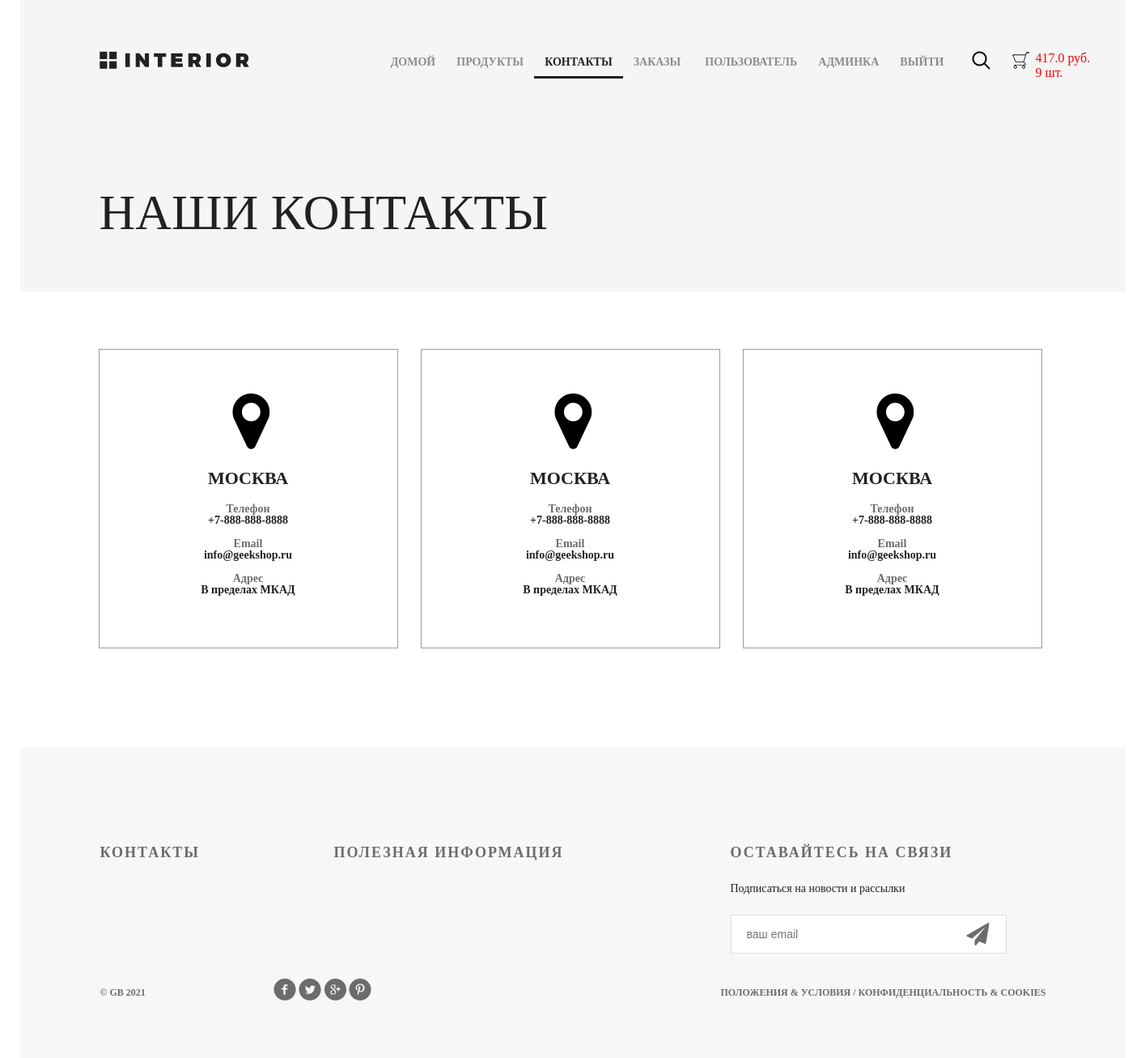
/contact/ (signed in), run on the app's committed database.
### authapp/models.py (models this page shows, shortened)
class ShopUser(AbstractUser):
    avatar = models.ImageField(upload_to='users_avatars', blank=True, verbose_name='аватар')
    avatar_url = models.CharField(max_length=128, blank=True, null=True)
    age = models.PositiveIntegerField(verbose_name='возраст', default=18)
    activate_key = models.CharField(max_length=128, blank=True, null=True, verbose_name='Ключ активации')
    activate_key_expired = models.DateTimeField(blank=True, null=True)

### basketapp/models.py (models this page shows, shortened)
class Basket(models.Model):
    user = models.ForeignKey(settings.AUTH_USER_MODEL, on_delete=models.CASCADE, related_name='basket')
    product = models.ForeignKey(Product, on_delete=models.CASCADE)
    quantity = models.PositiveSmallIntegerField(default=0)
    created_at = models.DateTimeField(auto_now_add=True)
    @property
    def product_cost(self):
        return self.quantity * self.product.price
    @property
    def total_quantity(self):
        _items = Basket.objects.filter(user=self.user)
        return sum(list(map(lambda x: x.quantity, _items)))
    @property
    def total_cost(self):
        _items = Basket.objects.filter(user=self.user)
        return sum(list(map(lambda x: x.product_cost, _items)))

### mainapp/models.py (models this page shows, shortened)
class Product(models.Model):
    category = models.ForeignKey(ProductCategory, on_delete=models.CASCADE, verbose_name='категория')
    name = models.CharField(max_length=128, verbose_name='название')
    image = models.ImageField(upload_to='products', blank=True, verbose_name='картинка')
    short_desc = models.CharField(max_length=255, blank=True, verbose_name='краткое описание')
    description = models.TextField(blank=True, verbose_name='описание')
    price = models.DecimalField(max_digits=10, decimal_places=2, default=0, verbose_name='цена')
    quantity = models.PositiveIntegerField(default=0, verbose_name='количество на складе')
    is_active = models.BooleanField(default=True)

### mainapp/views.py (the view)
# urls.py: path('contact/', mainapp.contact, name='contact'),
def contact(request):
    context = {
        'title': 'Контакты'
    }
    return render(request, 'mainapp/contact.html', context)

### mainapp/context_processors.py (called while the page is built)
def basket(request):
    basket_items = []
    if request.user.is_authenticated:
        basket_items = Basket.objects.filter(user=request.user)
    return {
        'basket': basket_items
    }

### mainapp/templates/mainapp/contact.html
{% extends 'mainapp/base.html' %}
{% load static %}
	{% block menu %}
		<div class="hero">
			<div class="header clearfix">
				{% include 'mainapp/includs/inc_main_menu.html' %}
			</div>
			<h1>наши контакты</h1>
		</div>
	{% endblock %}
	{% block content %}
		<div class="location">
			<div class="location-1">
				<i class="fa fa-map-marker fa-5x"></i>
				<h4>Москва</h4>
				<div class="contacts">
					<h5>Телефон</h5>
					<p>+7-888-888-8888</p>
				</div>
				<div class="contacts">
					<h5>Email</h5>
					<p>info@geekshop.ru</p>
				</div>
				<div class="contacts">
					<h5>Адрес</h5>
					<p>В пределах МКАД</p>
				</div>
			</div>
			<div class="location-1">
				<i class="fa fa-map-marker fa-5x"></i>
				<h4>Москва</h4>
				<div class="contacts">
					<h5>Телефон</h5>
					<p>+7-888-888-8888</p>
				</div>
				<div class="contacts">
					<h5>Email</h5>
					<p>info@geekshop.ru</p>
				</div>
				<div class="contacts">
					<h5>Адрес</h5>
					<p>В пределах МКАД</p>
				</div>
			</div>
			<div class="location-1">
				<i class="fa fa-map-marker fa-5x"></i>
				<h4>Москва</h4>
				<div class="contacts">
					<h5>Телефон</h5>
					<p>+7-888-888-8888</p>
				</div>
				<div class="contacts">
					<h5>Email</h5>
					<p>info@geekshop.ru</p>
				</div>
				<div class="contacts">
					<h5>Адрес</h5>
					<p>В пределах МКАД</p>
				</div>
			</div>
		</div>
	{% endblock %}

### mainapp/templates/mainapp/includs/inc_main_menu.html (shortened to what this page needs)
<a href="{% url 'index' %}" class="logo"></a>
<ul class="menu">
    <li><a href="{% url 'index' %}"
        >домой</a></li>
    <li><a href="{% url 'products:products' %}"
        >продукты</a></li>
    <li><a href="{% url 'contact' %}"
                {% if request.resolver_match.url_name == 'contact' %}class='active'{% endif %}
        >контакты</a></li>
    <li>
        {% if user.is_authenticated %}
            <a href="{% url 'order:list' %}">Заказы</a>
            <a href="{% url 'auth:edit' %}">{{ user.first_name|default:'пользователь' }}</a>
                {% if user.is_superuser %}
                    <li><a href="{% url 'adminapp:user_list' %}">админка</a></li>
                {% endif %}
            <a href="{% url 'auth:logout' %}">выйти</a>
        {% else %}
            <a href="{% url 'auth:register' %}">регистрация</a>
            <a href="{% url 'auth:login' %}">войти</a>
        {% endif %}
    </li>
</ul>
<a href="#" class="search"></a>
<a href="{% url 'basket:basket' %}" class="basket">
    <span style="color:red;">
        {% if user.is_authenticated %}
            {% if basket %}
                {{ basket.0.total_cost|floatformat:1 }} руб. <br>
                {{ basket.0.total_quantity }} шт.
            {% endif %}
        {% endif %}
    </span>
</a>

### static/css/style.css (style rules this page uses)
* { margin: 0; padding: 0; }
body { new_product font-family: 'Montserrat', sans-serif; }
html, body { height: 100%; }
.logo { background-image: url(/static/img/logo.png); margin-top: 63px; width: 185px; height: 22px; float: left; }
.menu { list-style-type: none; margin-top: 67px; float: right; }
.menu li { float: left; }
.menu a { color: #8c8c8c; font-size: 14px; font-weight: 700; text-align: right; text-transform: uppercase; text-decoration: none; padding: 10px 13px; }
.menu .active { color: #212121; font-weight: 700; border-bottom: 3px solid #212121; }
.search { display: block; width: 23px; height: 23px; background-image: url(/static/img/search.png); position: absolute; top: 63px; left: 1176px; }
.basket { display: block; width: 23px; height: 23px; background-image: url(/static/img/basket.png); position: absolute; top: 63px; left: 1225px; text-decoration: none; color: #555; }
.basket span { display: block; margin-left: 30px; width: 150px; }
.clearfix:after { content: ""; display: block; clear: both; }
.hero { background-color: #f5f5f5; height: 360px; padding-left: 98px; padding-right: 211px; position: relative; }
.hero h1 { color: #212121; font-size: 62px; font-weight: 100; text-align: left; margin-top: 142px; text-transform: uppercase; }
.location { padding: 0px 97px; }
.location-1 { height: 368px; width: 368px; border: 1px solid #9c9c9c; margin: 71px 28px 122px 0px; float: left; }
.location-1:last-child { margin: 71px 0px 122px 0px; }
.location i { display: block; margin: 48px auto 0px; width: 38px; }
.location h4 { margin: 23px auto 23px; text-transform: uppercase; text-align: center; color: #212121; font-size: 22px; font-weight: 700; line-height: 16px; }
.contacts { text-align: center; margin-bottom: 15px; line-height: 14px; color: #212121; font-size: 14px; font-weight: 700; }
.contacts h5 { color: #6c6c6c; font-size: 14px; font-weight: 700; }

### data on the page
ShopUser: first_name "ПОЛЬЗОВАТЕЛЬ"
Basket: user+quantity+product "417.0", user+quantity "9"
